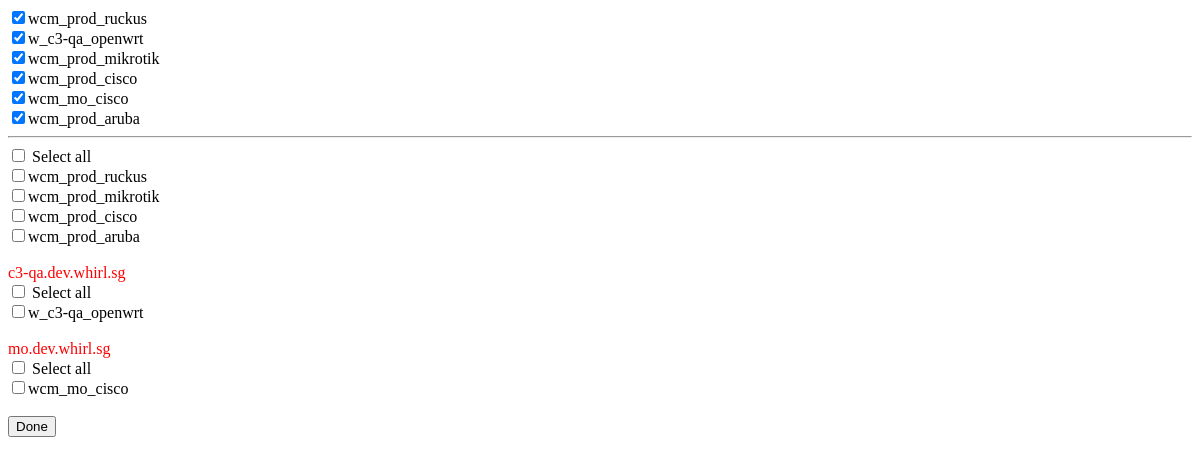
/, run on an earlier commit of the app's database.
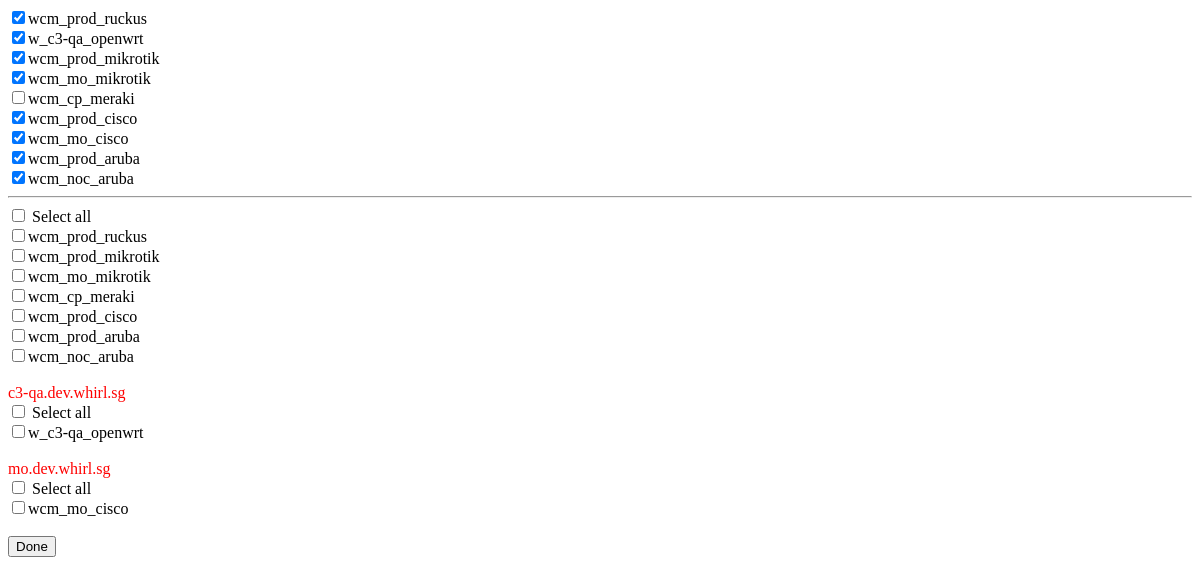
And on a later commit of the database.
### ssid/models.py (models this page shows, shortened)
class ssid(models.Model):
    name=models.CharField(max_length=120,unique=True)
    status=models.IntegerField()
    vendor=models.CharField(max_length=120)
    ip=models.CharField(max_length=120)
    radius=models.CharField(max_length=120)
    web=models.CharField(max_length=120)
    acl=models.CharField(max_length=120)
    wlan_id=models.CharField(max_length=120,default="")

### ssid/views.py (the view)
# urls.py: url(r'^', index)
@csrf_exempt
def index(request):
    ctx = {}
    ctx['latest'] = ssid.objects.order_by('-vendor')
    ctx['servers']=enumerate(list(ssid.objects.values_list('web', flat=True).distinct().order_by('web')))
    if request.method == 'POST':
        ssid_name = request.POST.get('ssid')
        ssid_status=request.POST.get('status')
        response_data = {}
        a = ssid.objects.get(name=ssid_name)
        if ssid_status=='up':
            a.status=1
            a.save()
            change(a.name,a.ip,a.vendor,a.status)
        if ssid_status=="down":
            a.status = 0
            a.save()
            change(a.name,a.ip, a.vendor,a.status)
        response_data['result'] = 'Backend: SSID switched successfully!'
        response_data['pk'] = a.pk
        response_data['name'] = ssid_name
        response_data['status'] = a.status
        return JsonResponse(response_data)
    else:
        return render(request, 'index.html', ctx)

### ssid/templates/index.html (shortened to what this page needs)
<!DOCTYPE html>
{% load staticfiles %}
<html>
<head>
    <link href="{% static 'stylesheet.css' %}" rel="stylesheet" type="text/css" >
</head>
<body>
    {% for i in latest %}
        {% if i.status %}
        <input type="checkbox" id="{{ i.name }}" name='ssid' value="{{ i.name }}" checked>{{ i.name }}<br>
        {% else %}
         <input type="checkbox" id="{{ i.name }}" name='ssid' value="{{ i.name }}">{{ i.name }}<br>
        {% endif %}
    {% endfor %}
    <hr>
{% for k,i in servers %}
 <div style="color:red">{{ i }}</div>
<input type="checkbox" onClick="ch_{{ k }}(this)" /> Select all<br/>
     {% for j in latest %}
        {% if j.web == i %}
           {% if i.status %}
                 <input type="checkbox" id="{{ j.name }}" name='{{ i }}' value="{{ j.name }}" checked>{{ j.name }}<br>
            {% else %}
                 <input type="checkbox" id="{{ j.name }}" name='{{ i }}' value="{{ j.name }}">{{ j.name }}<br>
           {% endif %}
        {% endif %}
     {% endfor %}
               <br>
{% endfor %}
<input type="button" onClick="" value="Done">
</body>
</html>

What changed in the data, as far as the page shows it:
added ssid: name "wcm_mo_mikrotik"
added ssid: name "wcm_cp_meraki"
added ssid: name "wcm_noc_aruba"
